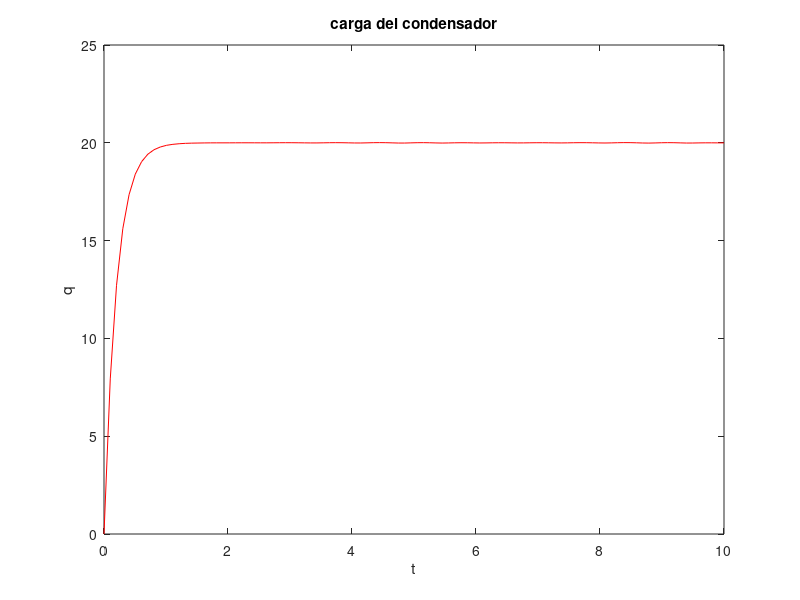

This chart was generated by the following MATLAB code:
V0=10;
% R=input('Resistencia R: ');
R =.1;
% C=input('Capacidad C: ');
C =2;
% tf=input('tiempo final, tf: ');
tf=10;

f=@(t,x) V0/R-x/(R*C); 

tspan = linspace(0,tf);
% tspan=[0 tf]; 
x0=0;
[t,x]=ode45(f,tspan,x0); 
plot(t,x,'r')
xlabel('t')
ylabel('q');
title('carga del condensador')

% a=input('parametro a: ');
% b=input('parametro b: ');
% %condiciones iniciales en el vector x0
% x0=zeros(1,2);
% x0(1)=input('valor inicial de x: ');
% x0(2)=input('valor inicial de y: ');
% tf=input('tiempo final, tf: ');
% 
% tspan=[0 tf]; 
% fg=@(t,x) [-a*x(1);a*x(1)-b*x(2)];
% [t,x]=ode45(fg,tspan,x0);
% 
% plot(t,x)
% xlabel('t')
% ylabel('x,y');
% title('dx/dt=-ax, dy/dt=ax-by')